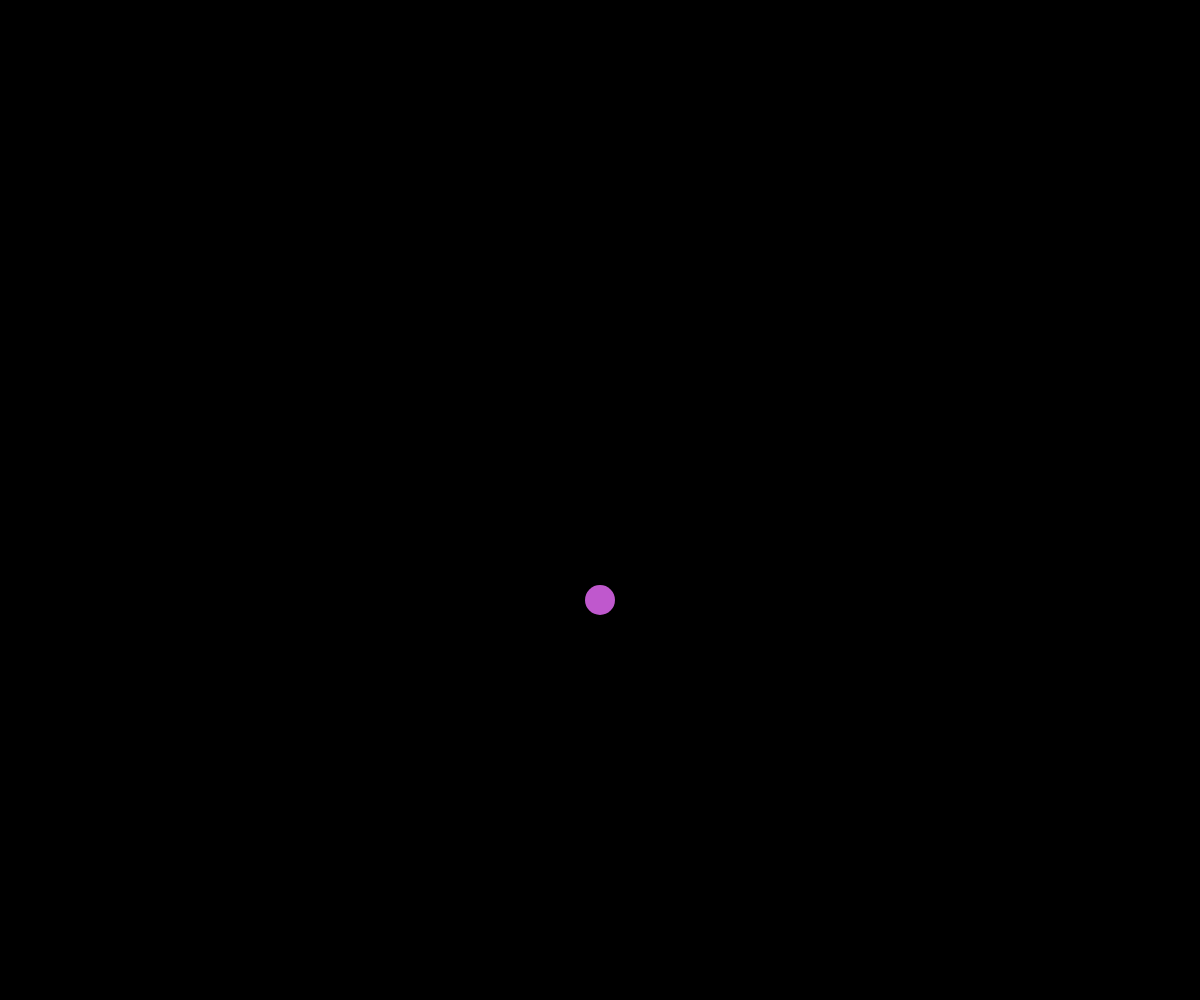
Frame 1 (no input)
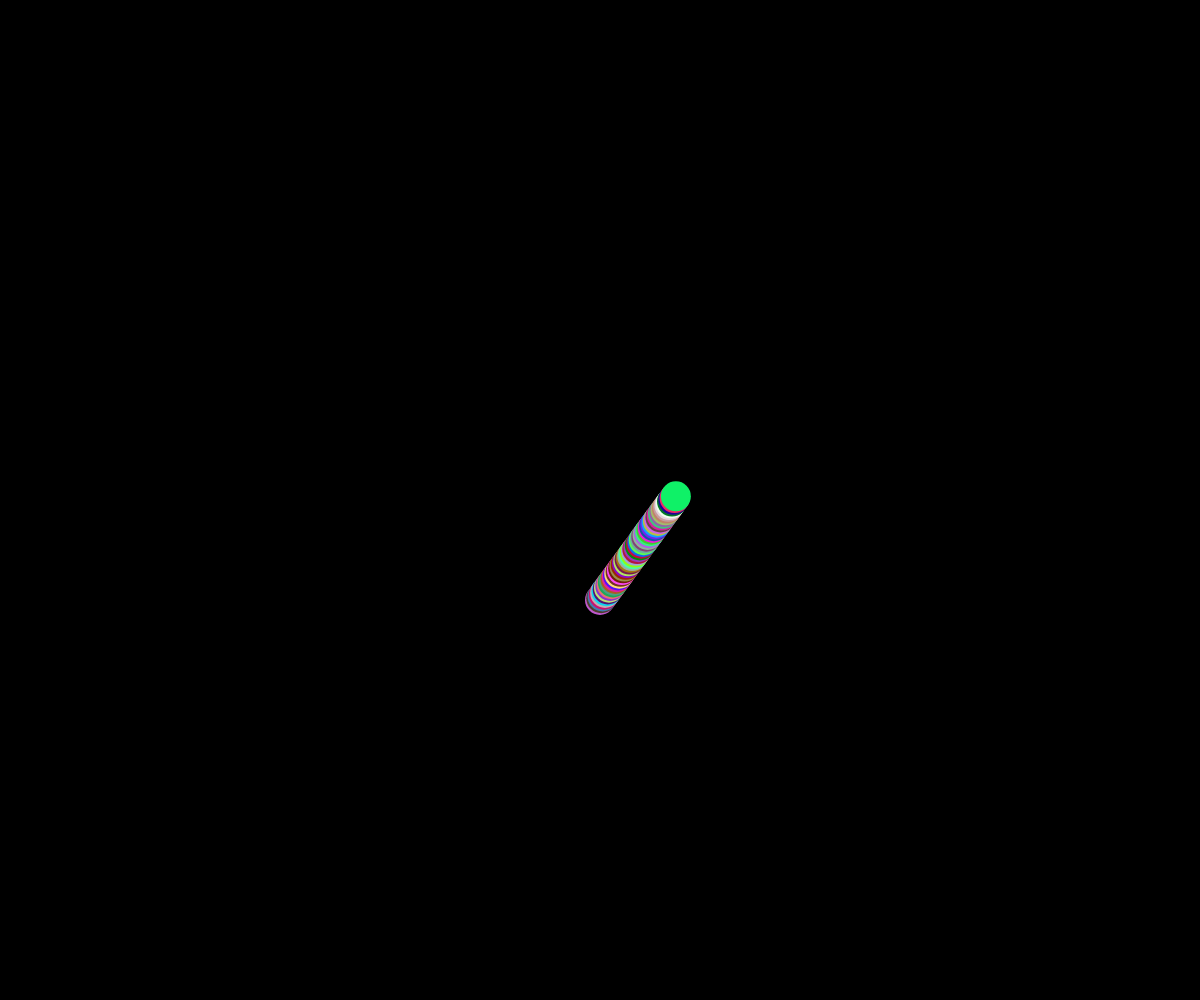
Frame 60 (no input)
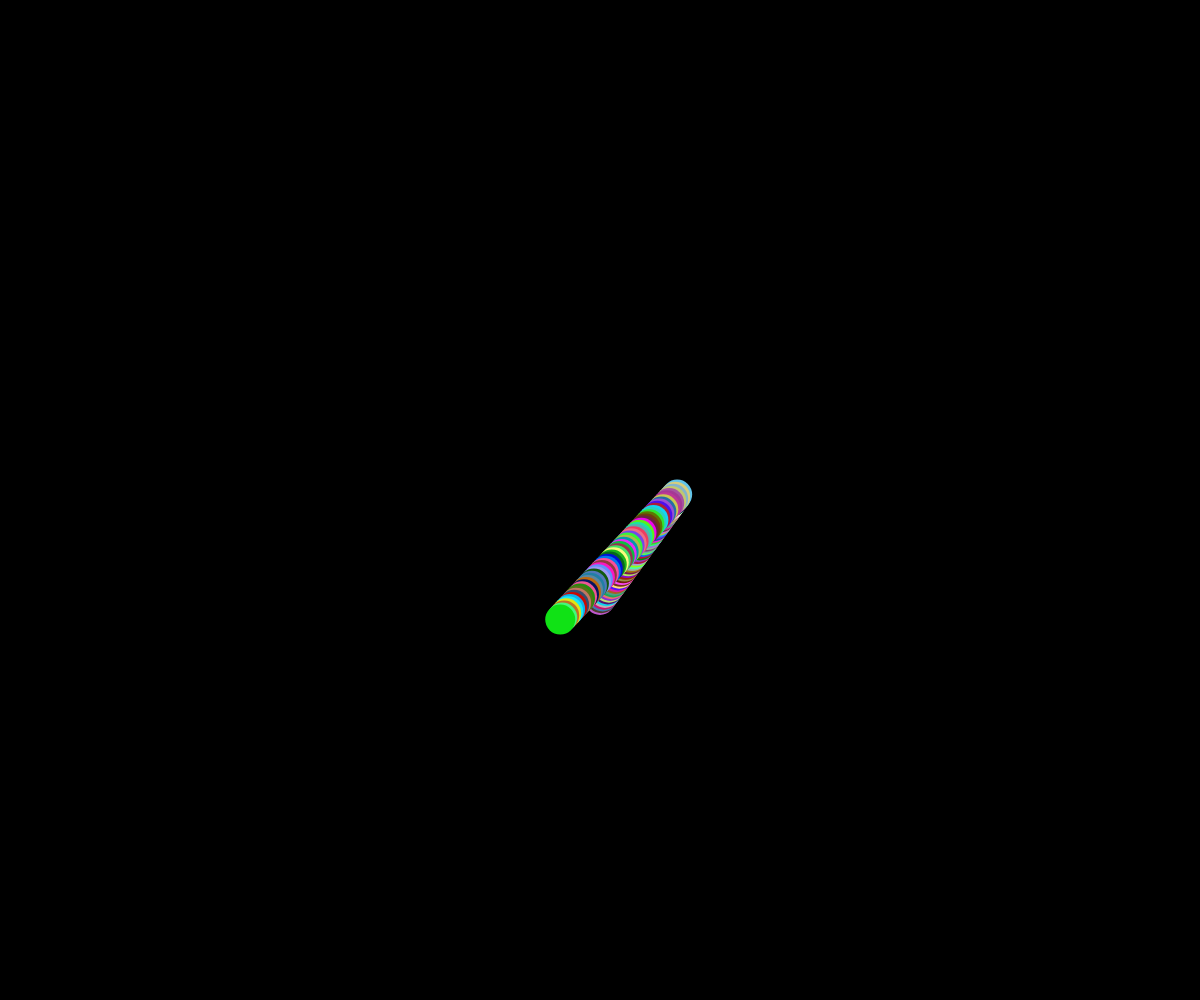
Frame 120 (the mouse pressed at the canvas centre since frame 60)

The p5.js sketch that drew these frames (run headless with seeded random() and noise() and a simulated clock; from frame 60 on, the mouse is pressed at the canvas centre):

// p5.js sketch
// ── sketch.js
// Project Title
// Your Name
// Date
//
// Extra for Experts:
// - describe what you did to take this project "above and beyond"

let x, y; 
let xSpeed;
let ySpeed;


function setup() {
  createCanvas(windowWidth, windowHeight);
  x = width/2;
  y = width/2;
  xSpeed = random(-3, 3);
  ySpeed = random(-3, 3);
  background(0);
  noStroke();
}

function draw() {
  //background(0);
  fill(random(255), random(255), random(255));
  ellipse(x, y, 30, 30);
  x += xSpeed;
  y += ySpeed;

  if(x < 0 || x > width){
    xSpeed *= -1;
  }
  if(y < 0 || y > height){
    ySpeed *= -1;
  }
}

function mousePressed(){
  xSpeed = random(-3, 3);
  ySpeed = random(-3, 3);
}
